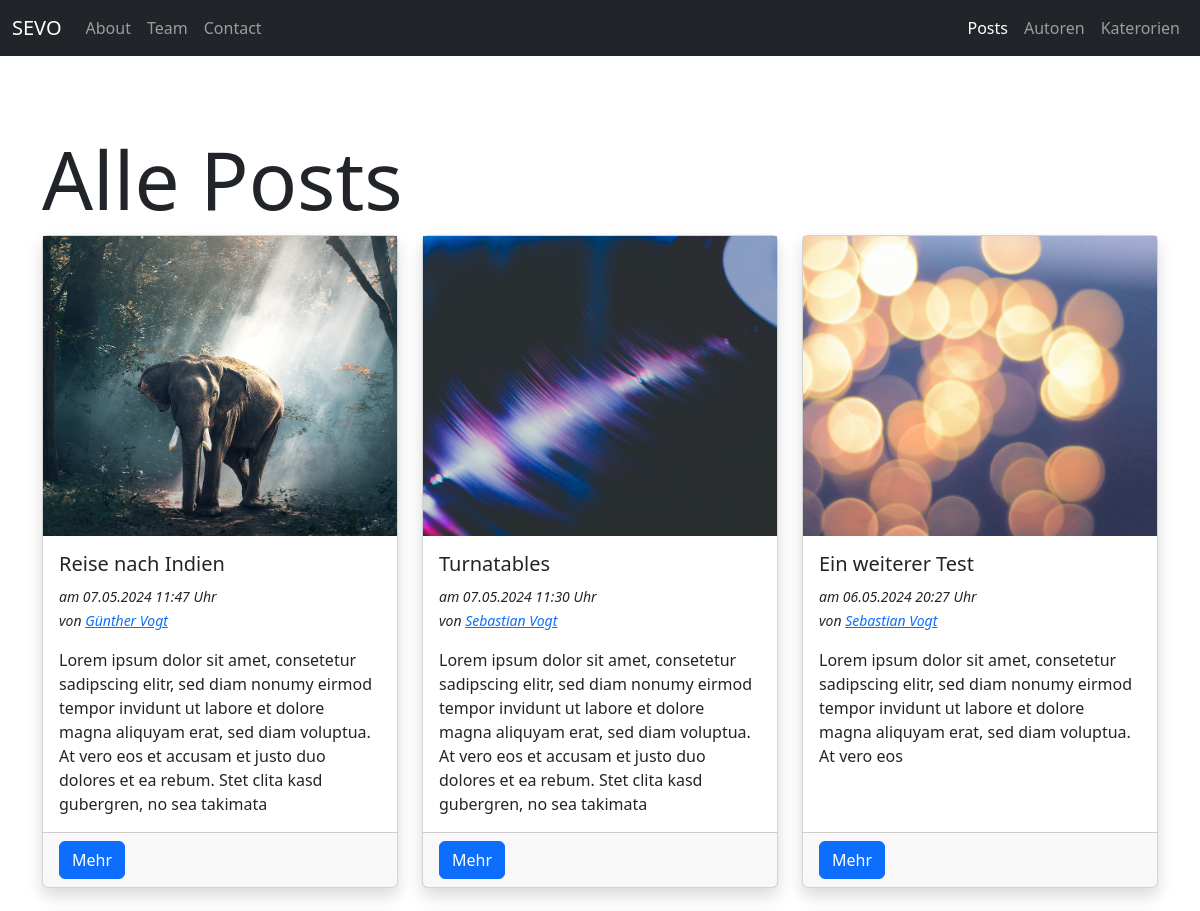
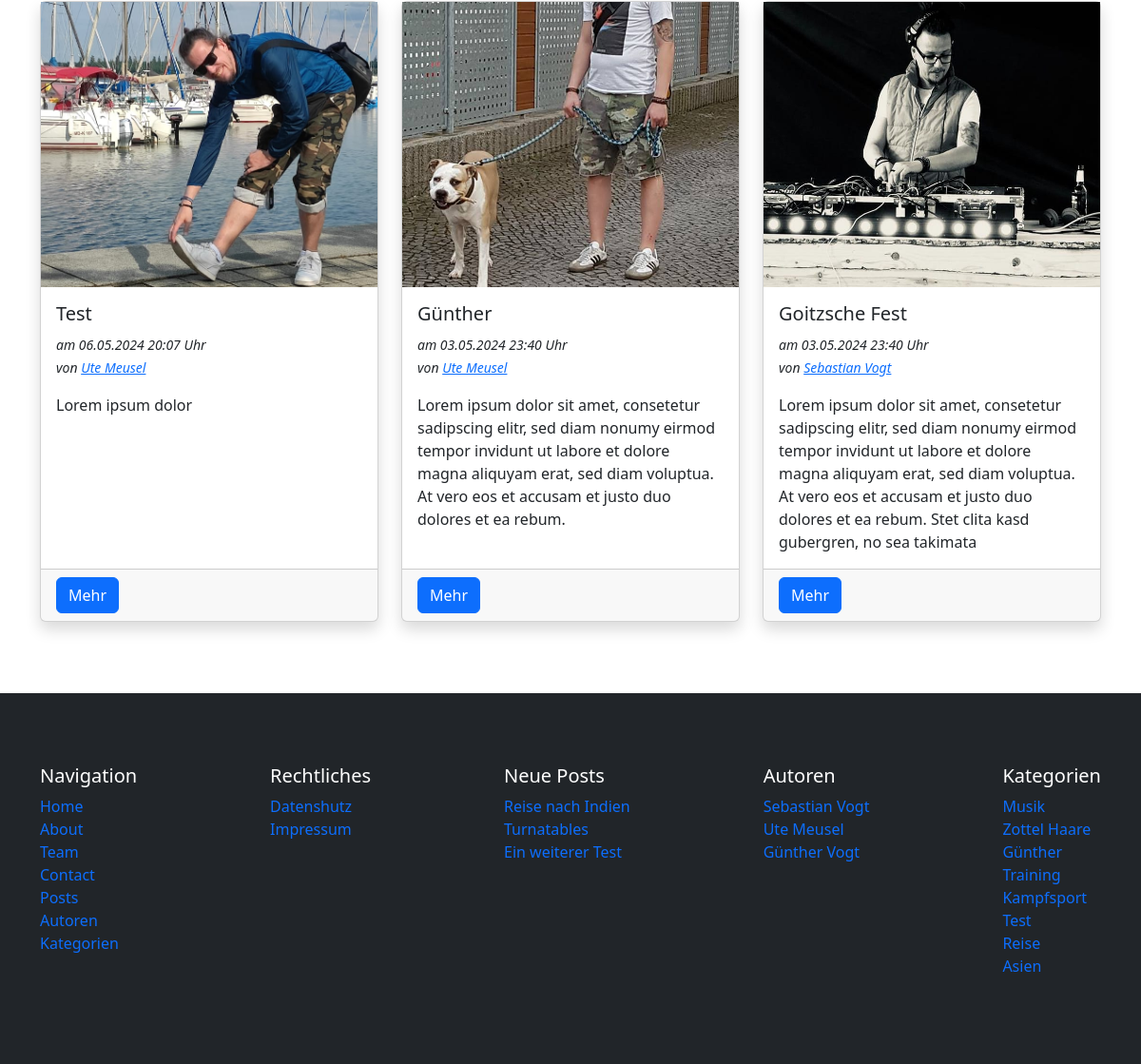
The app's page /blog/posts with its own data (2 pictures, top to bottom).
### pages/models.py (models this page shows, shortened)
class Page(models.Model):
    class Templates(models.TextChoices):
        FULL_WIDTH = "Fullwidth"
        CONTAINER = "Container"
        FULL_WIDTH_WITH_HEADER = "Fullwidth with header"
        CONTAINER_WITH_HEADER = "Container with header"
    title = models.CharField(max_length=255)
    slug = models.SlugField(unique=True, blank=True)
    index = models.IntegerField(default=1)
    content = tinymce_models.HTMLField()
    featured_image = models.ForeignKey(Image, on_delete=models.SET_NULL, null=True, blank=True)
    published = models.BooleanField(default=True)
    is_home = models.BooleanField(default=False)
    template = models.CharField(max_length=100, choices=Templates.choices, default=Templates.CONTAINER)
    created_at = models.DateTimeField(auto_now_add=True)
    updated_at = models.DateTimeField(auto_now=True)

### blog/models.py (models this page shows, shortened)
class Post(models.Model):
    author = models.ForeignKey(Author, on_delete=models.SET_NULL, null=True)
    title = models.CharField(max_length=255)
    slug = models.SlugField(unique=True)
    categories = models.ManyToManyField(Category, blank=True)
    content = tinymce_models.HTMLField()
    excerpt = models.TextField(max_length=255, blank=True)
    featured_image = models.ForeignKey(Image, on_delete=models.SET_NULL, blank=True, null=True)
    published = models.BooleanField(default=True)
    is_featured = models.BooleanField(default=False)
    allow_comments = models.BooleanField(default=False)
    created_at = models.DateTimeField(auto_now_add=True)
    updated_at = models.DateTimeField(auto_now=True)

class Category(models.Model):
    name = models.CharField(max_length=100, unique=True, db_index=True)
    slug = models.SlugField(unique=True, default="")
    class Meta:
        verbose_name_plural = "Categories"

### uploaded_media/models.py (models this page shows, shortened)
class Image(models.Model):
    title = models.CharField(max_length=100)
    alt_text = models.CharField(max_length=100)
    categories = models.ManyToManyField(Category, blank=True)
    image = models.ImageField(upload_to="uploaded_media/images")

### author/models.py (models this page shows, shortened)
class Author(models.Model):
    firstname = models.CharField(max_length=100)
    lastname = models.CharField(max_length=100)
    nickname = models.CharField(max_length=100, blank=True)
    email = models.EmailField(null=True)
    slug = models.SlugField(unique=True, default="")
    def get_fullname(self):
        return f"{self.firstname} {self.lastname}"

### blog/views.py (the view)
# urls.py: path("posts", views.posts, name="blog-posts"),
def posts(request):
    posts = models.Post.objects.filter(published=True).order_by("-created_at")
    return render(request, "blog/posts.html", {
        "title": "Alle Posts",
        "posts": posts
    })

### utils/context_processors.py (called while the page is built)
def menus_context(request):
    menu_main = Menu.objects.get(name="Main")
    menu_meta = Menu.objects.get(name="Meta")
    pages_main = menu_main.pages.filter(published=True).order_by("index")
    pages_meta = menu_meta.pages.filter(published=True).order_by("index")
    categories = Category.objects.all()
    authors = Author.objects.all()
    latest_posts = Post.objects.filter(published=True).order_by("-created_at")[:3]
    return {
        "pages_main": pages_main,
        "pages_meta": pages_meta,
        "categories": categories,
        "authors": authors,
        "latest_posts": latest_posts
    }

### blog/templates/blog/posts.html (shortened to what this page needs)
{% extends "base.html" %}
{% block content %}
    <div class="container section-padding">
        <h1 class="display-1">{{ title|title }}</h1>
        <div class="row row-cols-1 row-cols-lg-3 g-4">
            {% for post in posts %}
                <div class="col">
                    {% include "blog/partials/_posts_item.html" %}
                </div>
            {% endfor %}
        </div>
    </div>
{% endblock %}

### templates/partials/_navbar.html (shortened to what this page needs)
<nav class="navbar navbar-expand-lg bg-dark border-body" data-bs-theme="dark">
    <div class="container-fluid">
      <a class="navbar-brand" href="{% url "homepage" %}">SEVO</a>
      <div class="collapse navbar-collapse" id="navbarNav">
        <ul class="navbar-nav me-auto">
            {% for page in pages_main %}
                {% if page.is_home == False %}
                    <li class="nav-item">
                        <a class="nav-link" href="{% url "pages-page-single-slug" slug=page.slug %}">{{ page.title|title }}</a>
                    </li>
                {% endif %}
            {% endfor %}
        </ul>
        <ul class="navbar-nav d-flex">
            <li class="nav-item">
                <a class="nav-link{% if "post" in request.path %} active{% endif %}"{% if "post" in request.path %} aria-current="page"{% endif %} href="{% url "blog-posts" %}">Posts</a>
            </li>
            <li class="nav-item">
                <a class="nav-link{% if "author" in request.path %} active{% endif %}"{% if "author" in request.path %} aria-current="page"{% endif %} href="{% url "author-index" %}">Autoren</a>
            </li>
            <li class="nav-item">
                <a class="nav-link{% if "categor" in request.path %} active{% endif %}"{% if "categor" in request.path %} aria-current="page"{% endif %} href="{% url "blog-categories" %}">Katerorien</a>
            </li>
        </ul>
      </div>
    </div>
  </nav>

### blog/templates/blog/partials/_posts_item.html (shortened to what this page needs)
<div class="card h-100 shadow">
    <a class="card__image-link w-100 d-block" href="{% url "blog-post-slug" slug=post.slug %}">
      <img class="card__image w-100" src="{{ post.featured_image.image.url }}" class="card-img-top" alt="{{ post.featured_image.image.title }}">
    </a>
    <div class="card-body">
      <h5 class="card-title">{{ post.title }}</h5>
        <div class="mb-3">
          <small>
            <i>
            am
            <time>{{ post.created_at|date:"d.m.Y H:i" }} Uhr</time>
            <br>
            von
            <a href="{% url "author-single-slug" slug=post.author.slug %}">{{ post.author.get_fullname }}</a>
            </i>
          </small>
        </div>
      <p class="card-text">{{ post.excerpt}}</p>
    </div>
    <div class="card-footer">
      <a class="btn btn-primary" href="{% url "blog-post-slug" slug=post.slug %}">Mehr</a>
    </div>
  </div>

### templates/partials/_navigation_main.html
<nav>
    <ul class="list-unstyled">
        {% for page in pages_main %}
            <li><a class="text-decoration-none {% if page.title|lower in request.path or page.is_home and request.path == "/" %}active{% endif %}" href="{% url "pages-page-single-slug" slug=page.slug %}">{{ page.title }}</a></li>
        {% endfor %}
        <li><a class="text-decoration-none" href="{% url "blog-posts" %}">Posts</a></li>
        <li><a class="text-decoration-none" href="{% url "author-index" %}">Autoren</a></li>
        <li><a class="text-decoration-none" href="{% url "blog-categories" %}">Kategorien</a></li>
    </ul>
</nav>

### templates/partials/_navigation_meta.html
<nav>
    <ul class="list-unstyled">
        {% for page in pages_meta %}
            <li><a class="text-decoration-none {% if page.title|lower in request.path or page.is_home and request.path == "/" %}active{% endif %}" href="{% url "pages-page-single-slug" slug=page.slug %}">{{ page.title }}</a></li>
        {% endfor %}
    </ul>
</nav>

### templates/partials/_navigation_latest_posts.html
<nav>
    {% if latest_posts %}
        <ul class="list-unstyled">
            {% for post in latest_posts %}
                <li><a class="text-decoration-none {% if post.slug|lower in request.path %}active{% endif %}" href="{% url "blog-post-slug" slug=post.slug %}">{{ post.title }}</a></li>
            {% endfor %}
        </ul>
    {% else %}
        <p>Keine Posts vorhanden</p>
    {% endif %}
</nav>

### templates/partials/_navigation_authors.html
<nav>
    {% if authors %}
        <ul class="list-unstyled">
            {% for author in authors %}
                <li><a class="text-decoration-none {% if author.name|lower in request.path %}active{% endif %}" href="{% url "author-single-slug" slug=author.slug %}">{{ author.get_fullname }}</a></li>
            {% endfor %}
        </ul>
    {% else %}
        <p>Keine Autoren vorhanden</p>
    {% endif %}
</nav>

### templates/partials/_navigation_categories.html
<nav>
    {% if categories %}
        <ul class="list-unstyled">
            {% for category in categories %}
                <li><a class="text-decoration-none {% if category.name|lower in request.path %}active{% endif %}" href="{% url "blog-category-slug" slug=category.slug %}">{{ category.name }}</a></li>
            {% endfor %}
        </ul>
    {% else %}
        <p>Keine Kategorien vorhanden</p>
    {% endif %}
</nav>

### static/css/style.css (style rules this page uses)
.section-padding { padding-top: 75px; padding-bottom: 75px; }
.card__image-link { overflow: hidden; }
.card__image { object-fit: cover; height: 300px; transform: scale(1.2); filter: brightness(100%); transition: all .3s ease; }

### records on screen
Page: title "About"
Page: title "Team"
Page: title "Contact"
Post: featured_image.image (picture), title "Reise nach Indien", created_at "07.05.2024 11:47", author.get_fullname "Günther Vogt", excerpt "Lorem ipsum dolor sit amet, consetetur sadipscing elitr, sed diam nonumy eirmod tempor invidunt ut labore et dolore magna aliquyam erat, sed diam voluptua. At vero eos et accusam et justo duo dolores et ea rebum. Stet clita kasd gubergren, no sea takimata"
Post: featured_image.image (picture), title "Turnatables", created_at "07.05.2024 11:30", author.get_fullname "Sebastian Vogt", excerpt "Lorem ipsum dolor sit amet, consetetur sadipscing elitr, sed diam nonumy eirmod tempor invidunt ut labore et dolore magna aliquyam erat, sed diam voluptua. At vero eos et accusam et justo duo dolores et ea rebum. Stet clita kasd gubergren, no sea takimata"
Post: featured_image.image (picture), title "Ein weiterer Test", created_at "06.05.2024 20:27", author.get_fullname "Sebastian Vogt", excerpt "Lorem ipsum dolor sit amet, consetetur sadipscing elitr, sed diam nonumy eirmod tempor invidunt ut labore et dolore magna aliquyam erat, sed diam voluptua. At vero eos"
Post: featured_image.image (picture), title "Test", created_at "06.05.2024 20:07", author.get_fullname "Ute Meusel", excerpt "Lorem ipsum dolor"
Post: featured_image.image (picture), title "Günther", created_at "03.05.2024 23:40", author.get_fullname "Ute Meusel", excerpt "Lorem ipsum dolor sit amet, consetetur sadipscing elitr, sed diam nonumy eirmod tempor invidunt ut labore et dolore magna aliquyam erat, sed diam voluptua. At vero eos et accusam et justo duo dolores et ea rebum."
Post: featured_image.image (picture), title "Goitzsche Fest", created_at "03.05.2024 23:40", author.get_fullname "Sebastian Vogt", excerpt "Lorem ipsum dolor sit amet, consetetur sadipscing elitr, sed diam nonumy eirmod tempor invidunt ut labore et dolore magna aliquyam erat, sed diam voluptua. At vero eos et accusam et justo duo dolores et ea rebum. Stet clita kasd gubergren, no sea takimata"
Page: title "Home"
Page: title "Datenshutz"
Page: title "Impressum"
Author: get_fullname "Sebastian Vogt"
Author: get_fullname "Ute Meusel"
Author: get_fullname "Günther Vogt"
Category: name "Musik"
Category: name "Zottel Haare"
Category: name "Günther"
Category: name "Training"
Category: name "Kampfsport"
Category: name "Test"
Category: name "Reise"
Category: name "Asien"

### other values on screen
{{ title|title }} "Alle Posts"
